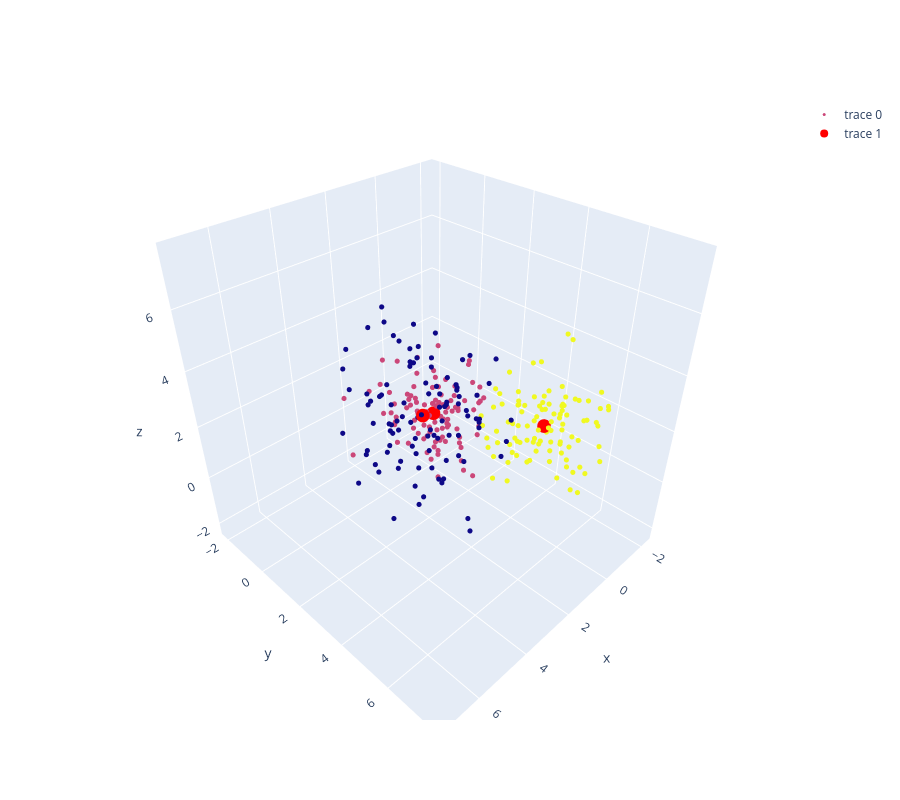

Notebook source saved alongside this figure:
### Code cell
fig = go.Figure()
fig.update_layout(
    width=900,
    height=800
)

fig.add_trace(go.Scatter3d(
    x=X[:, 0], y=X[:, 1], z=X[:, 2],
    mode='markers',
    marker=dict(size=3, color=labels)
))

fig.add_trace(go.Scatter3d(
    x=centroids[:, 0], y=centroids[:, 1], z=centroids[:, 2],
    mode='markers',
    marker=dict(size=8, color='red', symbol='circle')
))

fig.show()

### Figure 1 — Plotly figure (JSON) as saved in the notebook; plotly's stock layout.template omitted (floating-point values rounded to 4 significant figures; data arrays with more than 128 entries replaced by an {"elided": "..."} marker saying what was removed)
{"data": [{"marker": {"color": {"elided": "300 int values"}, "size": 3}, "mode": "markers", "type": "scatter3d", "x": {"elided": "300 float values"}, "y": {"elided": "300 float values"}, "z": {"elided": "300 float values"}}, {"marker": {"color": "red", "size": 8, "symbol": "circle"}, "mode": "markers", "type": "scatter3d", "x": [5.201, -0.01953, 0.1421], "y": [5.072, 0.1857, 5.092], "z": [5.06, 0.03276, 2.111]}], "layout": {"height": 800, "width": 900}}
